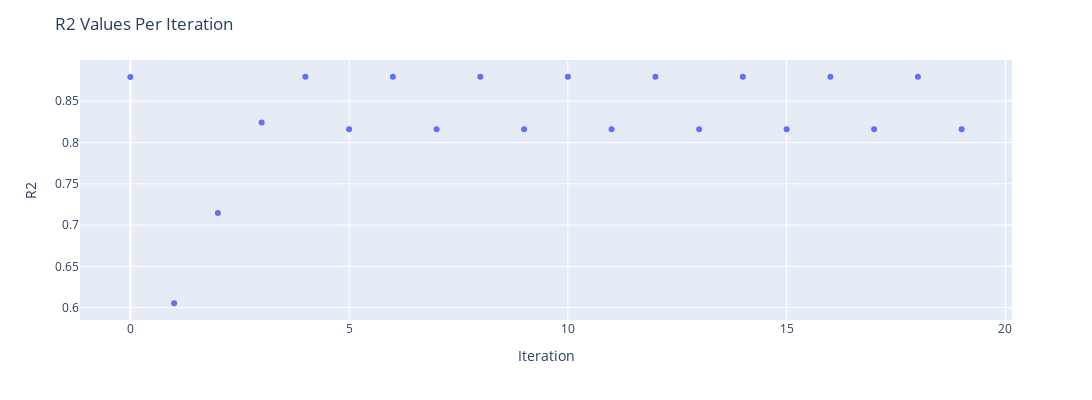

Notebook code for this chart:
### Code cell
fig = px.scatter(df_res, x = "Iteration", y = "R2")

fig.update_layout(
    autosize=False,
    width=1200,
    height=400,
    title_text=f"R2 Values Per Iteration"
)

fig .show()

### Figure 1 — Plotly figure (JSON) as saved in the notebook; plotly's stock layout.template omitted (floating-point values rounded to 4 significant figures)
{"data": [{"hovertemplate": "Iteration=%{x}<br>R2=%{y}<extra></extra>", "legendgroup": "", "marker": {"color": "#636efa", "symbol": "circle"}, "mode": "markers", "name": "", "orientation": "v", "showlegend": false, "type": "scatter", "x": [0, 1, 2, 3, 4, 5, 6, 7, 8, 9, 10, 11, 12, 13, 14, 15, 16, 17, 18, 19], "xaxis": "x", "y": [0.8792, 0.6054, 0.7147, 0.8242, 0.8796, 0.816, 0.8796, 0.816, 0.8796, 0.816, 0.8796, 0.816, 0.8796, 0.816, 0.8796, 0.816, 0.8796, 0.816, 0.8796, 0.816], "yaxis": "y"}], "layout": {"autosize": false, "height": 400, "legend": {"tracegroupgap": 0}, "margin": {"t": 60}, "title": {"text": "R2 Values Per Iteration"}, "width": 1200, "xaxis": {"anchor": "y", "autorange": true, "domain": [0, 1], "range": [-1.141, 20.14], "title": {"text": "Iteration"}, "type": "linear"}, "yaxis": {"anchor": "x", "autorange": true, "domain": [0, 1], "range": [0.5851, 0.8999], "title": {"text": "R2"}, "type": "linear"}}}
